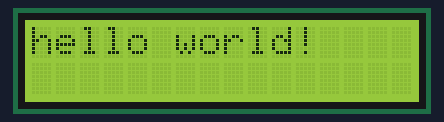
Bench run of a sketch on a simulated Arduino Uno, built with avr-gcc and run on an emulated ATmega328P. Parts: 16×2 character LCD.

Above: at 0.1 s.
At 3.1 s:
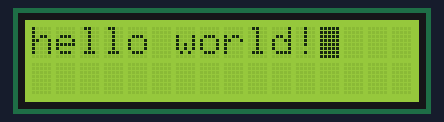

The sketch:

Serial_Display.ino
```cpp
// Das serielle Display (neben Knöpfen und Potentiometer) zeigt "hello world!"

#include <LiquidCrystal.h>

LiquidCrystal lcd (7, 6, 5, 4, 3, 2);

void setup() {
  lcd.begin(16, 2);
  lcd.setCursor(0, 0);
  lcd.print("hello world!");
}

void loop() {
  delay(3000);
  lcd.blink();
  delay(3000);
  lcd.noBlink();
}
```

Measured:
- what the display in image 1 shows lasts 3.0 s, from 3.1 s to 6.1 s
